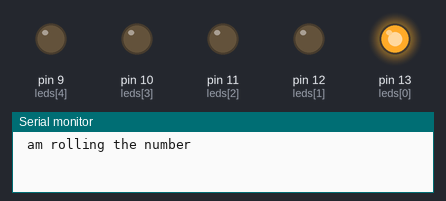
A sketch run on a simulated Arduino Uno, built with avr-gcc and run on an emulated ATmega328P. Shown: output pins drawn as LEDs (lit = HIGH), the last lines printed to the serial monitor. Random numbers use the default seed unless the sketch sets one.

Above: at 0.1 s.
At 10.1 s:
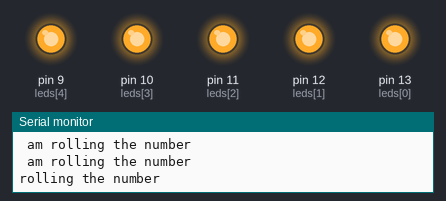
At 20.1 s:
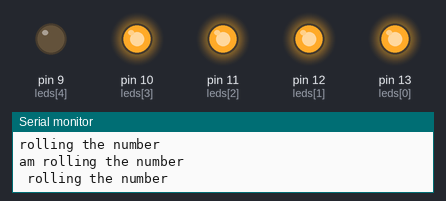
At 30.1 s:
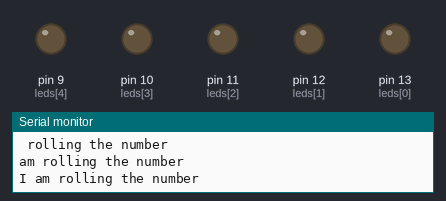
At 35.1 s:
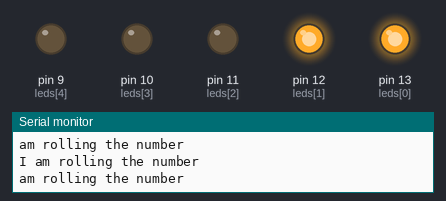
Timing chart, 0 to 36.6 s (numbered marks = the images above):
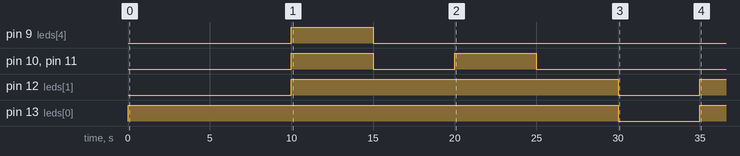

Measured:
- by itself, pin 9 (leds[4]): LOW → HIGH at 10.0 s, → LOW 5.0 s later
- by itself, pin 10 (leds[3]), pin 11 (leds[2]): alternates HIGH for 5.0 s and LOW for 5.0 s, 4 changes in all, then stays LOW
- by itself, pin 12 (leds[1]): LOW → HIGH at 10.0 s, → LOW 20.0 s later, → HIGH 5.0 s later
- by itself, pin 13 (leds[0]): LOW → HIGH at 0.00 s, → LOW 30.0 s later, → HIGH 5.0 s later

The sketch:

array_practice.ino
```cpp
int leds[] = {13, 12, 11, 10, 9}; // array of led pin locations
void setup() {
  for (int i = 0; i < 5; i++) {
    pinMode(leds[i], OUTPUT);
  }

  Serial.begin(9600);
}

void loop() {
  //turns them all off
  for (int i = 0; i < 5; i++) {
    digitalWrite(leds[i], LOW);
  }


  int randomLed = random(6); // a # 0-5
  Serial.println("I am rolling the number " + randomLed);

  // lights up randomLed number of lights
  for(int i =0; i<randomLed; i++) {
  digitalWrite(leds[i], HIGH); // turns on random led
  }

  delay(5000);


 /* sequenctally light up the lights
  for (int i=0; i<5;i++) {
    digitalWrite(leds[i],HIGH);
    delay(500);
    }

 */


}
```
